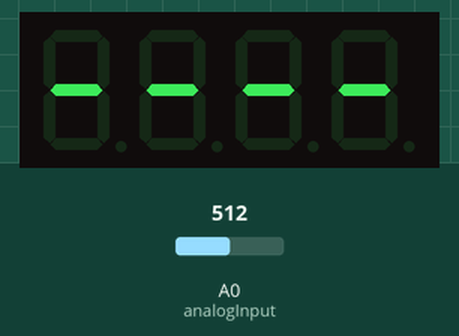
Recording of a sketch running on a simulated Arduino Uno, built with avr-gcc and run on an emulated ATmega328P. Parts: 4-digit seven-segment display. Inputs (shaded band) come from the test bench; at power-on: A0 (analogInput) = 512. What the sketch prints to the serial monitor is not drawn.

Above: at 1.2 s.
1.3 s: A0 (analogInput) set to 4
Timing chart, 0 to 1.8 s (numbered marks = the images above; inputs shaded):
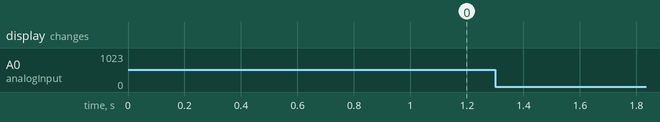

The sketch:

voltmeter.ino
```cpp
#include <SevSeg.h>
#define analogInput A0

int quattro = 2;
int G = 3;
int C = 4;
int punto = 5;
int D = 6;
int E = 7;
int B = 8;
int tre = 9;
int due = 10;
int F = 11;
int A = 12;
int uno = 13;

SevSeg sevseg;

float R1 = 100000.00;
float R2 = 10000.00;
float voltage = 0.0;

int cont = 1000;

void setup() {
  pinMode(analogInput, INPUT);
  Serial.begin(115200);
  analogReference(DEFAULT);
  byte numDigits = 4;
  byte digitPins[] = {uno, due, tre, quattro};
  byte segmentPins[] = {A, B, C, D, E, F, G, punto};
  bool resistorOnSegments = false;
  byte hardwareConfig = COMMON_CATHODE;
  bool updateWithDelays = false;
  bool leadingZeros = false;
  sevseg.begin(hardwareConfig, numDigits, digitPins, segmentPins,
               resistorOnSegments, updateWithDelays, leadingZeros);
  sevseg.setBrightness(90);
}

float readVoltage(int pin) {
  float sum = 0;
  for (int i = 0; i < 100; i++)
    sum += analogRead(pin);
  float val = sum / 100;
  float Vout = (val * 4.55) / 1024.00;
  float Vin = Vout / (R2 / (R1 + R2)) * 0.8;
  if (Vin < 0.09)
    Vin = 0.00;
  return Vin;
}

void loop() {
  if (cont == 1000) {
    voltage = readVoltage(analogInput);
    cont = 0;
  }

  if (voltage < 10)
    sevseg.setNumber(voltage * 1000, 3);
  if (voltage > 9 && voltage < 100)
    sevseg.setNumber(voltage * 100, 2);
  if (voltage > 99 && voltage < 1000)
    sevseg.setNumber(voltage * 10, 1);
  sevseg.refreshDisplay();
  Serial.println(voltage);
  cont++;
}
```
